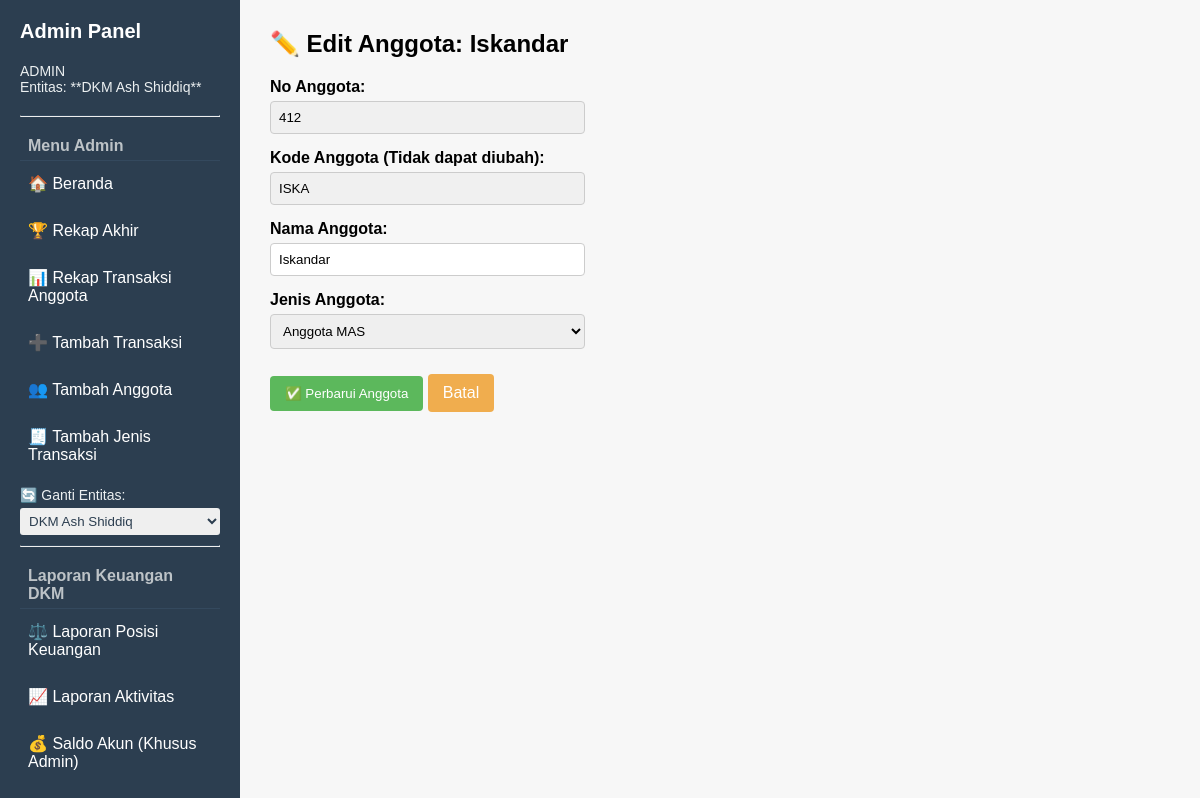
Screenshot of /edit_anggota/ISKA (signed in) with the database file from the repository.
### tables this page shows
CREATE TABLE "Anggota" (
    NoAnggota,
	KodeAnggota TEXT PRIMARY KEY,
    NamaAnggota TEXT
    -- kolom lain jika ada
, JenisAnggota TEXT);

### app.py (the view, shortened to what this page needs)
@app.route("/edit_anggota/<kode>", methods=["GET", "POST"])
def edit_anggota(kode):
    if "user" not in session or session["user"] != "admin":
        return redirect(url_for("login"))
    entitas = session.get("entitas", "jurangmangucare")
    conn = get_connection(entitas)
    anggota_data = conn.execute("SELECT * FROM Anggota WHERE KodeAnggota = ?", (kode,)).fetchone()
    conn.close()
    if anggota_data is None:
        flash("Anggota tidak ditemukan.", "error")
        return redirect(url_for("tambah_anggota"))
    return render_template("edit_anggota.html", data=dict(anggota_data))

### app.py (called while the page is built)
def get_connection(entitas=None):
    if not entitas:
        entitas = 'jurangmangucare'
    if entitas == 'jurangmangucare':
        db_name = 'jurangmangucare.db'
    elif entitas == 'dkm':
        db_name = 'DKMAshShiddiq.db'
    else:
        raise ValueError("Entitas tidak dikenal: {}".format(entitas))
    conn = sqlite3.connect(db_name)
    conn.row_factory = sqlite3.Row
    return conn

### templates/edit_anggota.html (shortened to what this page needs)
{% extends "base_admin.html" %}
{% block content %}
<h2>✏️ Edit Anggota: {{ data['NamaAnggota'] }}</h2>
<form method="POST">
    <div class="form-group">
        <label>No Anggota:</label>
        <input type="text" value="{{ data['NoAnggota'] }}" readonly style="background-color: #f0f0f0;"><br>
    </div>
    <div class="form-group">
        <label>Kode Anggota (Tidak dapat diubah):</label>
        <input type="text" id="kode_anggota" value="{{ data['KodeAnggota'] }}" readonly style="background-color: #f0f0f0;"><br>
    </div>
    <div class="form-group">
        <label for="nama_anggota">Nama Anggota:</label>
        <input type="text" id="nama_anggota" name="nama_anggota" value="{{ data['NamaAnggota'] }}" required><br>
    </div>
    <div class="form-group">
        <label for="jenis_anggota">Jenis Anggota:</label>
        <select id="jenis_anggota" name="jenis_anggota" required>
            <option value="Anggota MAS" {% if data['JenisAnggota'] == 'Anggota MAS' %}selected{% endif %}>Anggota MAS</option>
        </select><br>
    </div>
    <input type="submit" class="btn" value="✅ Perbarui Anggota">
    <a href="{{ url_for('tambah_anggota') }}" class="btn" style="background-color: #f0ad4e;">Batal</a>
</form>
{% endblock %}

### templates/base_admin.html (style rules this page uses)
body { margin: 0; font-family: Arial, sans-serif; display: flex; height: 100vh; }
h2 { margin-top: 0; }

### templates/edit_anggota.html (style rules this page uses)
.form-group { margin-bottom: 15px; }
.form-group label { display: block; margin-bottom: 5px; font-weight: bold; }
.form-group input[type="text"], .form-group select { width: 35%; padding: 8px; box-sizing: border-box; border: 1px solid #ccc; border-radius: 4px; }
.btn { padding: 10px 15px; color: white; border: none; border-radius: 4px; cursor: pointer; text-decoration: none; display: inline-block; margin-top: 10px; }
.btn[type="submit"] { background-color: #5cb85c; }

### rows the page displays
Anggota: NamaAnggota "Iskandar", NoAnggota "412", KodeAnggota "ISKA", nama_anggota "Iskandar", jenis_anggota "Anggota MAS"
